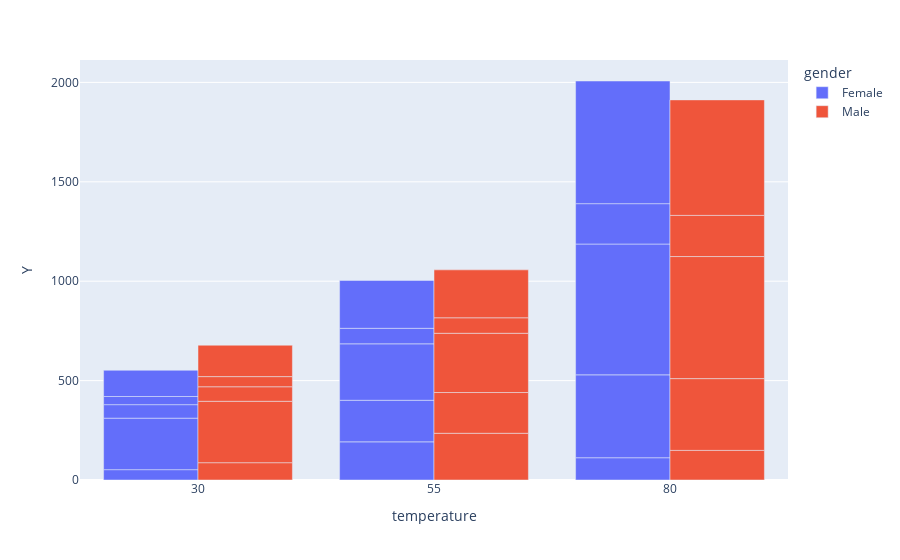

The code cell stored with this chart in its notebook:
### Code cell
grouped_df = data.groupby(['temperature', 'gender', 'coupon'], as_index="false").agg(
    {"Y": "sum"}
)
grouped_df.reset_index()
fig = px.bar(
    data_frame=grouped_df.reset_index(),
    x='temperature',
    y='Y',
    color='gender',
    barmode="group"
)
fig.show()

### Figure 1 — Plotly figure (JSON) as saved in the notebook; plotly's stock layout.template omitted (floating-point values rounded to 4 significant figures)
{"data": [{"alignmentgroup": "True", "hovertemplate": "gender=Female<br>temperature=%{x}<br>Y=%{y}<extra></extra>", "legendgroup": "Female", "marker": {"color": "#636efa", "pattern": {"shape": ""}}, "name": "Female", "offsetgroup": "Female", "orientation": "v", "showlegend": true, "textposition": "auto", "type": "bar", "x": [30, 30, 30, 30, 30, 55, 55, 55, 55, 55, 80, 80, 80, 80, 80], "xaxis": "x", "y": [52, 259, 68, 41, 132, 192, 209, 284, 78, 241, 112, 417, 658, 203, 617], "yaxis": "y"}, {"alignmentgroup": "True", "hovertemplate": "gender=Male<br>temperature=%{x}<br>Y=%{y}<extra></extra>", "legendgroup": "Male", "marker": {"color": "#EF553B", "pattern": {"shape": ""}}, "name": "Male", "offsetgroup": "Male", "orientation": "v", "showlegend": true, "textposition": "auto", "type": "bar", "x": [30, 30, 30, 30, 30, 55, 55, 55, 55, 55, 80, 80, 80, 80, 80], "xaxis": "x", "y": [87, 309, 73, 51, 158, 235, 205, 298, 78, 241, 149, 361, 614, 207, 581], "yaxis": "y"}], "layout": {"autosize": true, "barmode": "group", "legend": {"title": {"text": "gender"}, "tracegroupgap": 0}, "margin": {"t": 60}, "xaxis": {"anchor": "y", "autorange": true, "domain": [0, 1], "range": [17.5, 92.5], "title": {"text": "temperature"}, "type": "linear"}, "yaxis": {"anchor": "x", "autorange": true, "domain": [0, 1], "range": [0, 2113.0], "title": {"text": "Y"}, "type": "linear"}}}
